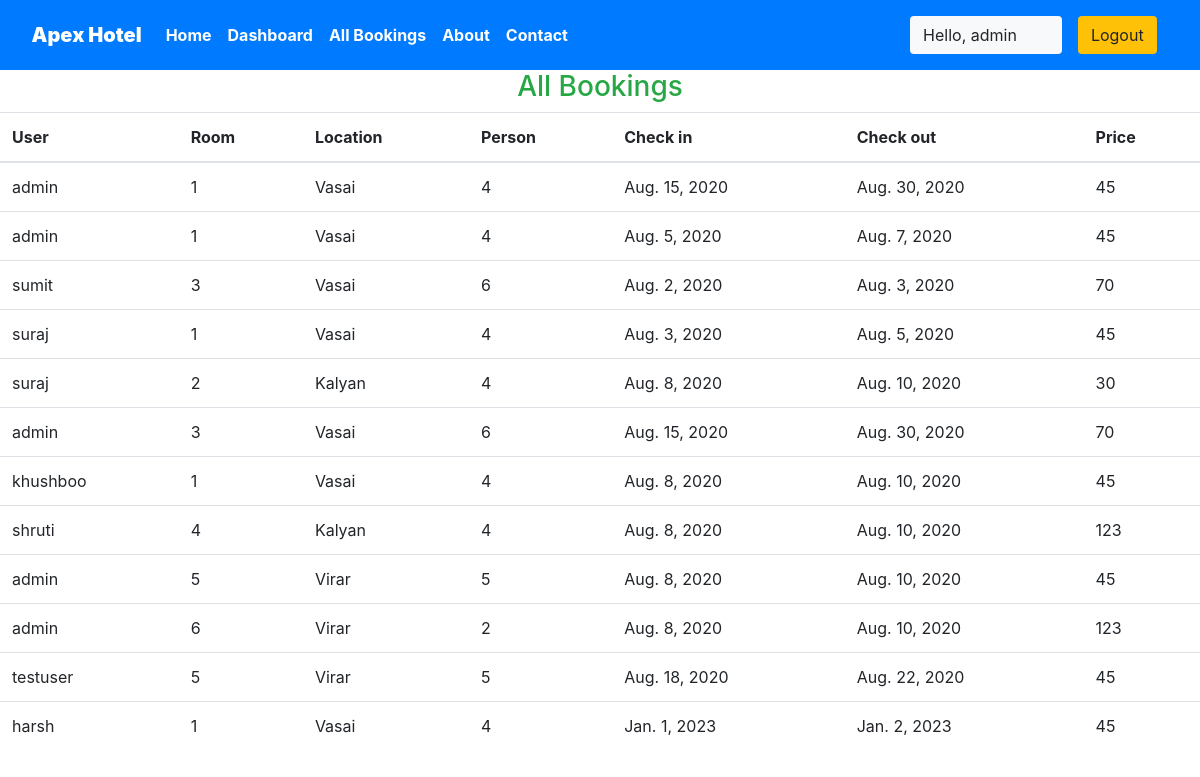
Page /staff/allbookings (signed in) on the committed database.
### krishna/models.py (models this page shows, shortened)
class Reservation(models.Model):
    check_in = models.DateField(auto_now =False)
    check_out = models.DateField()
    room = models.ForeignKey(Rooms, on_delete = models.CASCADE)
    guest = models.ForeignKey(User, on_delete= models.CASCADE)
    booking_id = models.CharField(max_length=100,default="null")

class Rooms(models.Model):
    ROOM_STATUS = (
    ("1", "available"),
    ("2", "not available"),
    )
    ROOM_TYPE = (
    ("1", "premium"),
    ("2", "deluxe"),
    ("3","basic"),
    )
    room_type = models.CharField(max_length=50,choices = ROOM_TYPE)
    capacity = models.IntegerField()
    price = models.IntegerField()
    size = models.IntegerField()
    hotel = models.ForeignKey(Hotels, on_delete = models.CASCADE)
    status = models.CharField(choices =ROOM_STATUS,max_length = 15)
    roomnumber = models.IntegerField()

class Hotels(models.Model):
    name = models.CharField(max_length=30,default="krishna")
    owner = models.CharField(max_length=20)
    location = models.CharField(max_length=50)
    state = models.CharField(max_length=50,default="maharashtra")
    country = models.CharField(max_length=50,default="india")

### krishna/views.py (the view)
# urls.py: path('staff/allbookings', views.all_bookings,name="allbookigs"),
@login_required(login_url='/staff')
def all_bookings(request):
    bookings = Reservation.objects.all()
    if not bookings:
        messages.warning(request,"No Bookings Found")
    return HttpResponse(render(request,'staff/allbookings.html',{'bookings':bookings}))

### templates/staff/allbookings.html (shortened to what this page needs)
{% extends 'basic.html' %}
{% block body %}
<h3 class="text-center  text-success">All Bookings </h3>
<table class="table">
    <thead>
        <th>User</th>
        <th>Room</th>
        <th>Location</th>
        <th>Person</th>
        <th>Check in</th>
        <th>Check out</th>
        <th>Price</th>
    </thead>
    {% for each_booking in bookings %}
    <tr>
        <td>{{each_booking.guest.username}}</td>
        <td>{{each_booking.room.roomnumber}}</td>
        <td>{{each_booking.room.hotel.location}}</td>
        <td>{{each_booking.room.capacity}}</td>
        <td>{{each_booking.check_in}}</td>
        <td>{{each_booking.check_out}}</td>
        <td>{{each_booking.room.price}}</td>
    </tr>
    {% endfor %}
</table>
{% endblock body %}

### templates/basic.html (shortened to what this page needs)
{% load static %}
<!DOCTYPE html>
<!DOCTYPE html>
<html lang="en">
<head>
    <link rel="stylesheet" href="{% static 'css\all.css' %}">
    <link rel="stylesheet" href="{% static 'bootstrap\bootstrap.css' %}">
    <link rel="stylesheet" href="{% static 'css\bootstrap.min.css' %}" >
</head>
<body style="dbackground-image: url('https://source.unsplash.com/random');height: 100%;">
    <div class="container-fluid px-0">
        <nav class="navbar navbar-expand-lg navbar-dark bg-primary font-weight-bold">
            <a class="navbar-brand text-bold bg-black " href="/"><i class="fas fa-hotel text-warning"></i><b>Apex Hotel</b></a>
            <div class="collapse navbar-collapse " id="navbarSupportedContent">
                <ul class="navbar-nav mr-auto ">
                    <li class="nav-item active">
                        <a class="nav-link text-bold " href="/home"> Home</a>
                    </li>
                    {% if user.is_staff %}
                    <li class="nav-item active">
                        <a class="nav-link text-bold" href="/staff/panel">Dashboard </a>
                    </li>
                    {% elif user.is_staff == False and user.is_authenticated %}
                    <li class="nav-item active">
                            <a class="nav-link text-bold" href="/user/bookings">My Bookings </a>
                        </li>
                    {% endif %}
                    {% if user.is_staff %}
                    <li class="nav-item active">
                            <a class="nav-link text-bold" href="/staff/allbookings">All Bookings </a>
                        </li>
                    {% endif %}
                    <li class="nav-item active">
                        <a class="nav-link text-bold" href="/about">About</a>
                    </li>
                    <li class="nav-item active">
                        <a class="nav-link text-bold" href="/contact">Contact </a>
                    </li>
                </ul>
                {% if user.is_authenticated %}
                      <button class="btn btn-group bg-light" data-toggle="modal" data-target="#forlogin">
                       Hello, {{request.user}}
                       <a href="/logout" class="nav-link">
                    <button class="btn btn-group bg-warning" data-toggle="modal" data-target="#forlogin">
                        Logout
                    </button></a>&nbsp; &nbsp;
                    </button>
                {% endif %}
            </div>
        </nav>
    </div>
    {% block body %}
    {% endblock body %}
</body>
</html>

### static/css/all.css (style rules this page uses)
.fa,.fab,.fal,.far,.fas { -moz-osx-font-smoothing:grayscale;-webkit-font-smoothing:antialiased;display:inline-block;font-style:normal;font-variant:normal;text-rendering:auto;line-height:1 }
.fa-hotel:before { content:"\f594" }
.fa,.far,.fas { font-family:"Font Awesome 5 Free" }
.fa,.fas { font-weight:900 }

### templates/basic.html (style rules this page uses)
a { text-decoration: none; }

### rows in the picture
Reservation: guest.username "admin", room.roomnumber "1", room.hotel.location "Vasai", room.capacity "4", check_in "Aug. 15, 2020", check_out "Aug. 30, 2020", room.price "45"
Reservation: guest.username "admin", room.roomnumber "1", room.hotel.location "Vasai", room.capacity "4", check_in "Aug. 5, 2020", check_out "Aug. 7, 2020", room.price "45"
Reservation: guest.username "sumit", room.roomnumber "3", room.hotel.location "Vasai", room.capacity "6", check_in "Aug. 2, 2020", check_out "Aug. 3, 2020", room.price "70"
Reservation: guest.username "suraj", room.roomnumber "1", room.hotel.location "Vasai", room.capacity "4", check_in "Aug. 3, 2020", check_out "Aug. 5, 2020", room.price "45"
Reservation: guest.username "suraj", room.roomnumber "2", room.hotel.location "Kalyan", room.capacity "4", check_in "Aug. 8, 2020", check_out "Aug. 10, 2020", room.price "30"
Reservation: guest.username "admin", room.roomnumber "3", room.hotel.location "Vasai", room.capacity "6", check_in "Aug. 15, 2020", check_out "Aug. 30, 2020", room.price "70"
Reservation: guest.username "khushboo", room.roomnumber "1", room.hotel.location "Vasai", room.capacity "4", check_in "Aug. 8, 2020", check_out "Aug. 10, 2020", room.price "45"
Reservation: guest.username "shruti", room.roomnumber "4", room.hotel.location "Kalyan", room.capacity "4", check_in "Aug. 8, 2020", check_out "Aug. 10, 2020", room.price "123"
Reservation: guest.username "admin", room.roomnumber "5", room.hotel.location "Virar", room.capacity "5", check_in "Aug. 8, 2020", check_out "Aug. 10, 2020", room.price "45"
Reservation: guest.username "admin", room.roomnumber "6", room.hotel.location "Virar", room.capacity "2", check_in "Aug. 8, 2020", check_out "Aug. 10, 2020", room.price "123"
Reservation: guest.username "testuser", room.roomnumber "5", room.hotel.location "Virar", room.capacity "5", check_in "Aug. 18, 2020", check_out "Aug. 22, 2020", room.price "45"
Reservation: guest.username "harsh", room.roomnumber "1", room.hotel.location "Vasai", room.capacity "4", check_in "Jan. 1, 2023", check_out "Jan. 2, 2023", room.price "45"

### other values in the picture
{{ request.user }} "admin"
